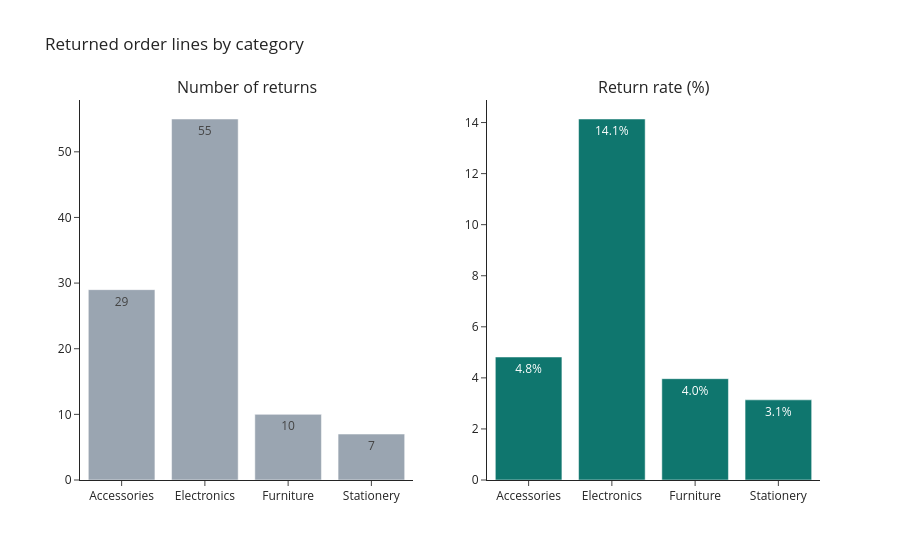

Source (notebook cell):
### Markdown cell above
A line chart may zoom in (it encodes by position, not length), but the axis should then be clearly labelled.

### 3.2 Counts or rates?

Bigger groups have more of everything. To compare groups of different sizes, divide by the size:

### Code cell
ret = (sales.assign(returned=sales["status"].eq("returned"))
            .groupby("category")["returned"].agg(count="sum", rate="mean").reset_index())
ret["rate"] = ret["rate"] * 100

fig = make_subplots(rows=1, cols=2, subplot_titles=["Number of returns", "Return rate (%)"])
fig.add_bar(x=ret["category"], y=ret["count"], marker_color=SLATE, texttemplate="%{y}", row=1, col=1)
fig.add_bar(x=ret["category"], y=ret["rate"], marker_color=TEAL, texttemplate="%{y:.1f}%", row=1, col=2)
fig.update_layout(showlegend=False, title="Returned order lines by category")
fig

### Figure 1 — Plotly figure (JSON) as saved in the notebook; plotly's stock layout.template omitted (floating-point values rounded to 4 significant figures)
{"data": [{"marker": {"color": "#9AA5B1"}, "texttemplate": "%{y}", "type": "bar", "x": ["Accessories", "Electronics", "Furniture", "Stationery"], "xaxis": "x", "y": [29, 55, 10, 7], "yaxis": "y"}, {"marker": {"color": "#0F766E"}, "texttemplate": "%{y:.1f}%", "type": "bar", "x": ["Accessories", "Electronics", "Furniture", "Stationery"], "xaxis": "x2", "y": [4.817, 14.14, 3.968, 3.139], "yaxis": "y2"}], "layout": {"annotations": [{"font": {"size": 16}, "showarrow": false, "text": "Number of returns", "x": 0.225, "xanchor": "center", "xref": "paper", "y": 1.0, "yanchor": "bottom", "yref": "paper"}, {"font": {"size": 16}, "showarrow": false, "text": "Return rate (%)", "x": 0.775, "xanchor": "center", "xref": "paper", "y": 1.0, "yanchor": "bottom", "yref": "paper"}], "showlegend": false, "title": {"text": "Returned order lines by category"}, "xaxis": {"anchor": "y", "domain": [0.0, 0.45]}, "xaxis2": {"anchor": "y2", "domain": [0.55, 1.0]}, "yaxis": {"anchor": "x", "domain": [0.0, 1.0]}, "yaxis2": {"anchor": "x2", "domain": [0.0, 1.0]}}}
